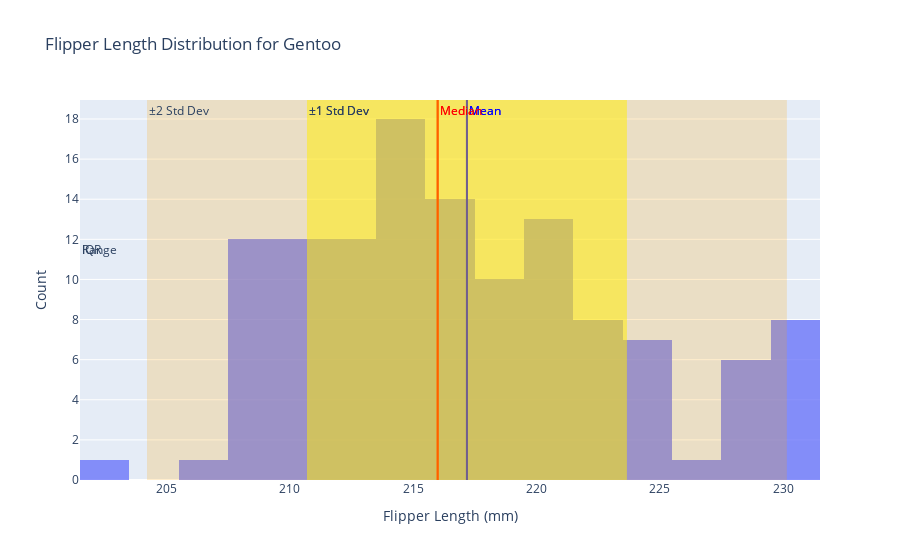

The code cell stored with this chart in its notebook:
### Code cell
fig.update_layout(title=f'Flipper Length Distribution for {species}',
                      xaxis_title='Flipper Length (mm)',
                      yaxis_title='Count',
                      barmode='overlay',
                      legend_title="Statistics")

### Figure 1 — Plotly figure (JSON) as saved in the notebook; plotly's stock layout.template omitted (floating-point values rounded to 4 significant figures)
{"data": [{"name": "Gentoo Flipper Length", "opacity": 0.75, "type": "histogram", "x": [211, 230, 210, 218, 215, 210, 211, 219, 209, 215, 214, 216, 214, 213, 210, 217, 210, 221, 209, 222, 218, 215, 213, 215, 215, 215, 216, 215, 210, 220, 222, 209, 207, 230, 220, 220, 213, 219, 208, 208, 208, 225, 210, 216, 222, 217, 210, 225, 213, 215, 210, 220, 210, 225, 217, 220, 208, 220, 208, 224, 208, 221, 214, 231, 219, 230, 214, 229, 220, 223, 216, 221, 221, 217, 216, 230, 209, 220, 215, 223, 212, 221, 212, 224, 212, 228, 218, 218, 212, 230, 218, 228, 212, 224, 214, 226, 216, 222, 203, 225, 219, 228, 215, 228, 216, 215, 210, 219, 208, 209, 216, 229, 213, 230, 217, 230, 217, 222, 214, 215, 222, 212, 213]}], "layout": {"annotations": [{"font": {"color": "blue"}, "showarrow": false, "text": "Mean", "x": 217.2, "xanchor": "left", "xref": "x", "y": 1, "yanchor": "top", "yref": "y domain"}, {"font": {"color": "red"}, "showarrow": false, "text": "Median", "x": 216, "xanchor": "left", "xref": "x", "y": 1, "yanchor": "top", "yref": "y domain"}, {"showarrow": false, "text": "±1 Std Dev", "x": 210.7, "xanchor": "left", "xref": "x", "y": 1, "yanchor": "top", "yref": "y domain"}, {"font": {"color": "blue"}, "showarrow": false, "text": "Mean", "x": 217.2, "xanchor": "left", "xref": "x", "y": 1, "yanchor": "top", "yref": "y domain"}, {"font": {"color": "red"}, "showarrow": false, "text": "Median", "x": 216, "xanchor": "left", "xref": "x", "y": 1, "yanchor": "top", "yref": "y domain"}, {"showarrow": false, "text": "±1 Std Dev", "x": 210.7, "xanchor": "left", "xref": "x", "y": 1, "yanchor": "top", "yref": "y domain"}, {"showarrow": false, "text": "±2 Std Dev", "x": 204.2, "xanchor": "left", "xref": "x", "y": 1, "yanchor": "top", "yref": "y domain"}, {"showarrow": false, "text": "Range", "x": 0, "xanchor": "left", "xref": "x domain", "y": 12, "yanchor": "top", "yref": "y"}, {"showarrow": false, "text": "IQR", "x": 0, "xanchor": "left", "xref": "x domain", "y": 12, "yanchor": "top", "yref": "y"}], "barmode": "overlay", "legend": {"title": {"text": "Statistics"}}, "shapes": [{"line": {"color": "blue", "width": 2}, "type": "line", "x0": 217.2, "x1": 217.2, "xref": "x", "y0": 0, "y1": 1, "yref": "y domain"}, {"line": {"color": "red", "width": 2}, "type": "line", "x0": 216, "x1": 216, "xref": "x", "y0": 0, "y1": 1, "yref": "y domain"}, {"fillcolor": "yellow", "line": {"width": 0}, "opacity": 0.3, "type": "rect", "x0": 210.7, "x1": 223.7, "xref": "x", "y0": 0, "y1": 1, "yref": "y domain"}, {"line": {"color": "blue", "width": 2}, "type": "line", "x0": 217.2, "x1": 217.2, "xref": "x", "y0": 0, "y1": 1, "yref": "y domain"}, {"line": {"color": "red", "width": 2}, "type": "line", "x0": 216, "x1": 216, "xref": "x", "y0": 0, "y1": 1, "yref": "y domain"}, {"fillcolor": "yellow", "line": {"width": 0}, "opacity": 0.3, "type": "rect", "x0": 210.7, "x1": 223.7, "xref": "x", "y0": 0, "y1": 1, "yref": "y domain"}, {"fillcolor": "orange", "line": {"width": 0}, "opacity": 0.2, "type": "rect", "x0": 204.2, "x1": 230.2, "xref": "x", "y0": 0, "y1": 1, "yref": "y domain"}, {"fillcolor": "green", "line": {"width": 0}, "opacity": 0.2, "type": "rect", "x0": 203, "x1": 231, "xref": "x domain", "y0": 0, "y1": 12, "yref": "y"}, {"fillcolor": "purple", "line": {"width": 0}, "opacity": 0.3, "type": "rect", "x0": 212, "x1": 221, "xref": "x domain", "y0": 0, "y1": 12, "yref": "y"}], "title": {"text": "Flipper Length Distribution for Gentoo"}, "xaxis": {"title": {"text": "Flipper Length (mm)"}}, "yaxis": {"title": {"text": "Count"}}}}
